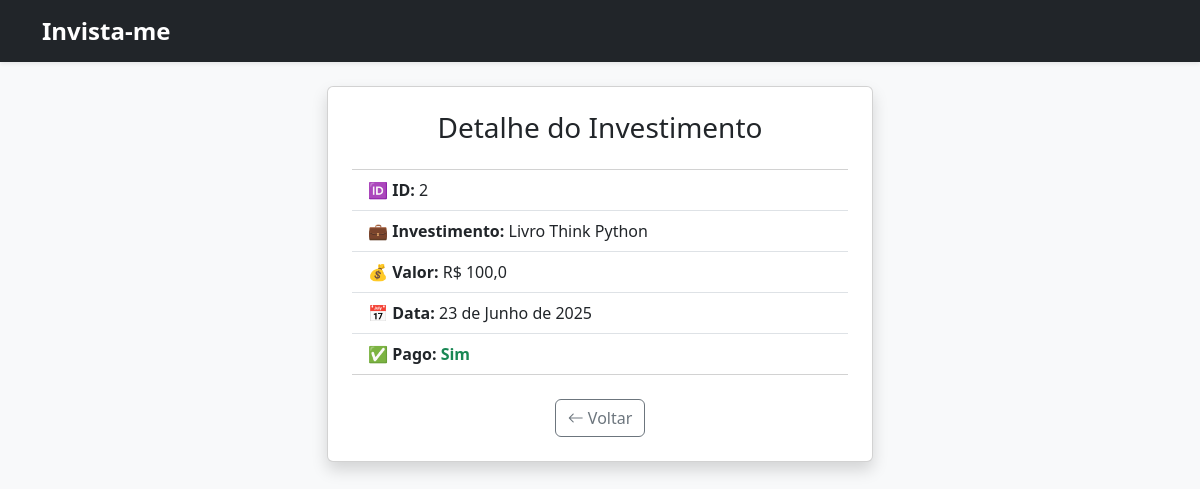
//2, run on the app's committed database.
### invista_me/models.py (models this page shows)
class Investimento(models.Model):
    investimento = models.TextField(max_length=255)
    valor = models.FloatField()
    pago = models.BooleanField(default=False)
    data = models.DateField(default=datetime.now)

### invista_me/views.py (the view)
# urls.py: path('/<int:id_investimento>', views.detalhe, name='detalhe'),
def detalhe(request, id_investimento):
    dados = {
        'dados': Investimento.objects.get(pk=id_investimento)
    }
    return render(request, 'investimentos/detalhe.html', dados)

### invista_me/templates/investimentos/detalhe.html
{% extends 'investimentos/base.html' %}
{% block conteudo %}
<link rel="stylesheet" href="https://cdn.jsdelivr.net/npm/bootstrap-icons@1.11.3/font/bootstrap-icons.min.css">
<div class="row justify-content-center">
    <div class="col-lg-6">
        <div class="card shadow p-4 animate__animated animate__fadeInUp">
            <h3 class="mb-4 text-center">Detalhe do Investimento</h3>
            <ul class="list-group list-group-flush mb-4">
                <li class="list-group-item">
                    🆔 <strong>ID:</strong> {{ dados.id }}
                </li>
                <li class="list-group-item">
                    💼 <strong>Investimento:</strong> {{ dados.investimento }}
                </li>
                <li class="list-group-item">
                    💰 <strong>Valor:</strong> R$ {{ dados.valor }}
                </li>
                <li class="list-group-item">
                    📅 <strong>Data:</strong> {{ dados.data }}
                </li>
                <li class="list-group-item">
                    ✅ <strong>Pago:</strong>
                    {% if dados.pago %}
                        <span class="text-success fw-bold">Sim</span>
                    {% else %}
                        <span class="text-danger fw-bold">Não</span>
                    {% endif %}
                </li>
            </ul>
             <div class="text-center">
                <a href="{% url 'investimentos' %}" class="btn btn-outline-secondary">
                    <i class="bi bi-arrow-left"></i> Voltar
                </a>
            </div>
        </div>
    </div>
</div>
{% endblock %}

### invista_me/templates/investimentos/base.html (style rules this page uses)
body { background-color: #f8f9fa; }
a { text-decoration: none; }

### data on the page
Investimento: id "2", investimento "Livro Think Python", valor "100,0", data "23 de Junho de 2025"
